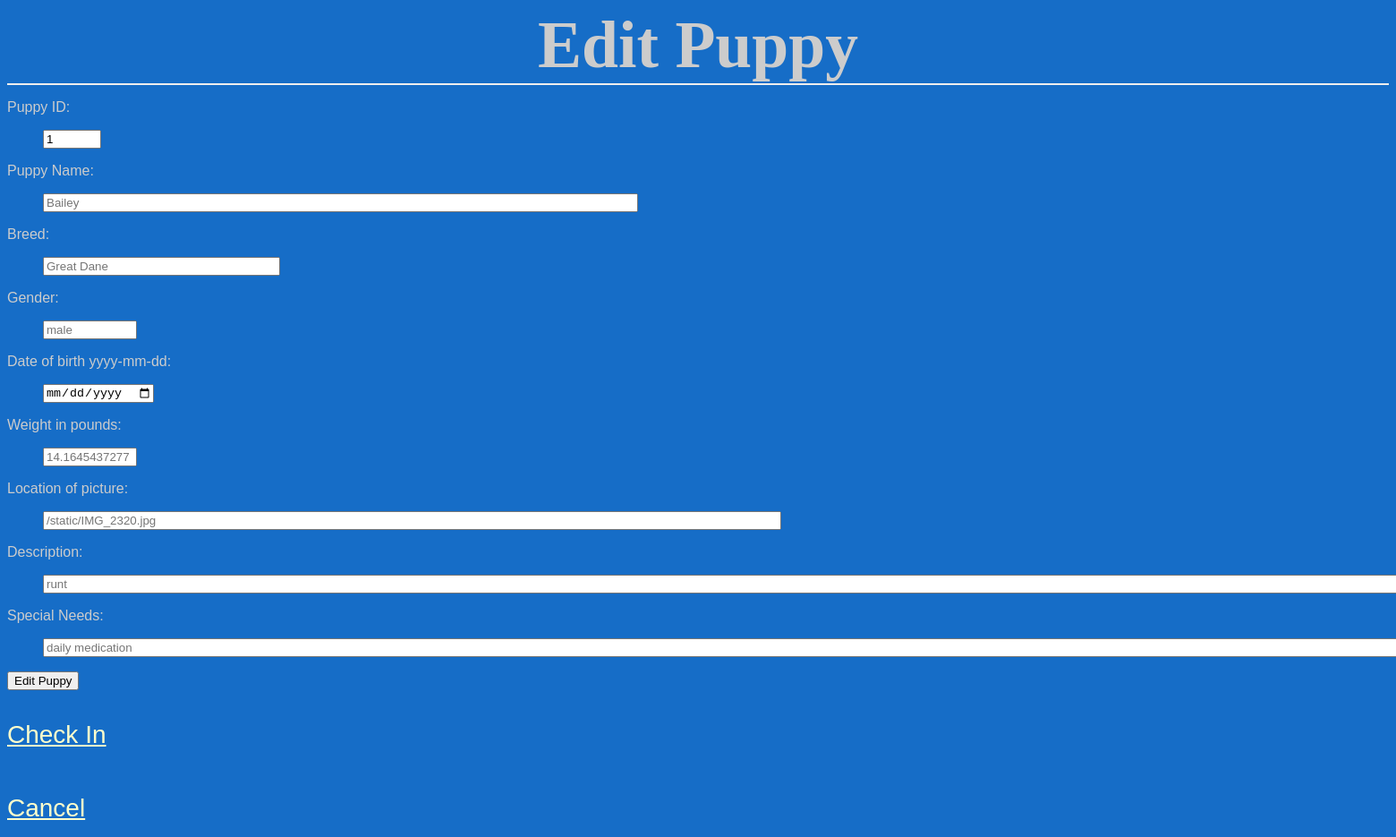
Page /puppyproject/employees/puppies/1/edit/ on the committed database.
### dbsetup.py (models this page shows, shortened)
class Puppy(Base):
    __tablename__ = 'puppy'
    id = Column(Integer, primary_key=True)
    name = Column(String(250), nullable=False)
    breed = Column(String(30))
    gender = Column(String(6), nullable = False)
    dateOfBirth = Column(Date)
    shelter_id = Column(Integer, ForeignKey('shelter.id'))
    shelter = relationship(Shelter)
    profile_id = Column(Integer, ForeignKey('profile.id'))
    profile = relationship(Profile, uselist = False)
    weight = Column(Numeric(10))
    adopters = relationship(Adopter, secondary = association_table, backref = "puppies")

class Profile(Base):
    __tablename__ = 'profile'
    id = Column(Integer, primary_key=True)
    picture = Column(String(100))
    description = Column(String(250))
    needs = Column(String(500))

### finalproject.py (the view)
@app.route('/puppyproject/employees/puppies/<int:puppy_id>/edit/', methods=['GET','POST'])
def editPuppy(puppy_id):
    pup = session.query(Puppy).filter_by(id=puppy_id).one()
    if request.method == 'POST':
        pupPicture = request.form['picture']
        pupDescription = request.form['description']
        pupNeeds = request.form['needs']
        pupName = request.form['name']
        pupBreed = request.form['breed']
        pupGender = request.form['gender']
        pupBirth = request.form['birth']
        pupWeight = request.form['weight']
        if (pupPicture!='' or pupDescription !='' or pupNeeds!= ''):
            if pupPicture != '':
                pup.profile.picture = pupPicture
            if pupDescription != '':
                pup.profile.description = pupDescription
            if pupNeeds != '':
                pup.profile.needs = pupNeeds
            session.add(pup.profile)
            session.commit()
        if pupName != '':
            pup.name = pupName.title()
        if pupBreed != '':
            pup.breed = pupBreed.title()
        if pupGender != '':
            pup.gender = pupGender.lower()
        if pupBirth != '':
            try:
                dob = datetime.datetime.strptime(pupBirth,'%Y-%m-%d')
            except ValueError:
                flash("Incorrect date format! Use yyy-mm-dd")
                return render_template('editpuppy.html', pup = pup)
            pup.dateOfBirth = dob
        if pupWeight != '':
            if is_number(pupWeight):
                pup.weight = pupWeight
            else:
                flash("Weight must be numeric")
                pup.weight = 0.0
        session.add(pup)
        session.commit()
        flash("Puppy updated.")
        return redirect(url_for("showPuppy", puppy_id = pup.id, employee = 1))
    else :
        return render_template('editpuppy.html', pup = pup)

### templates/editpuppy.html (shortened to what this page needs)
<html>
<head>
<link rel = “stylesheet” src=”//normalize-css.googlecode.com/svn/trunk/normalize.css>
</head>
<head>
	<link rel=stylesheet type=text/css href="{{ url_for('static', filename='styles.css') }}">
    </head>
<body>
<h1>{{"Edit Puppy"}}</h1>
<form action="{{url_for('editPuppy', puppy_id = pup.id )}}" method = 'POST'>
<dl>
    <dt><p>Puppy ID:</p></dt>
    <dd><input type='text' size='5' name='id' value="{{pup.id}}" READONLY></dd>
    <dt><p>Puppy Name:</p></dt>
    <dd><input type='text' size='80' name = 'name' placeholder="{{pup.name}}"></dd>
    <dt><p>Breed:</p></dt>
    <dd><input type='text' size='30' name = 'breed' placeholder="{{pup.breed}}"></dd>
    <dt><p>Gender:</p></dt>
    <dd><input type='text' size='10' name = 'gender' placeholder="{{pup.gender}}"></dd>
    <dt><p>Date of birth yyyy-mm-dd:</p></dt>
    <dd><input type='date' size='20' name = 'birth' placeholder="{{pup.dateOfBirth}}"></dd>
    <dt><p>Weight in pounds:</p></dt>
    <dd><input type='text' size='10' name = 'weight' placeholder="{{pup.weight}}"></dd>
    <dt><p>Location of picture:</p></dt>
    {% if pup.profile != None %}
    <dd><input type='text' size='100' name = 'picture' placeholder="{{pup.profile.picture}}"></dd>
    <dt><p>Description:</p></dt>
    <dd><input type='text' size='250' name = 'description' placeholder="{{pup.profile.description}}"></dd>
    <dt><p>Special Needs:</p></dt>
    <dd><input type='text' size='500' name = 'needs' placeholder="{{pup.profile.needs}}"></dd>
    {% endif %}
</dl>
<input type='submit' value='Edit Puppy'> </br>
<p><a href={{url_for("checkPuppyIn", puppy_id = pup.id)}}>Check In</a> </p>
<p><a href={{url_for("maintainDatabase")}}>Cancel</a> </p>
</body>
</html>

### static/styles.css (style rules this page uses)
body { font-family: sans-serif; background-color: #166DC7; background-image: url("pineapple.png") }
h1, h2, h3, h4 { color: #CCCCCC; }
h1, h2 { font-family: 'Georgia', serif; margin: 0; }
h1 { border-bottom: 2px solid #eee; text-align: center; }
h1 { font-size: 4.6em; }
p ,dd,dt { color: #CCCCCC; }
a { text-decoration: underline; color:#FFFFCC; font-size: 1.75em; }

### rows in the picture
Puppy: id "1", name "Bailey", breed "Great Dane", gender "male", weight "14.1645437277"
Profile: picture "/static/IMG_2320.jpg", description "runt", needs "daily medication"

### other values in the picture
{{ "Edit Puppy" }} "Edit Puppy"
